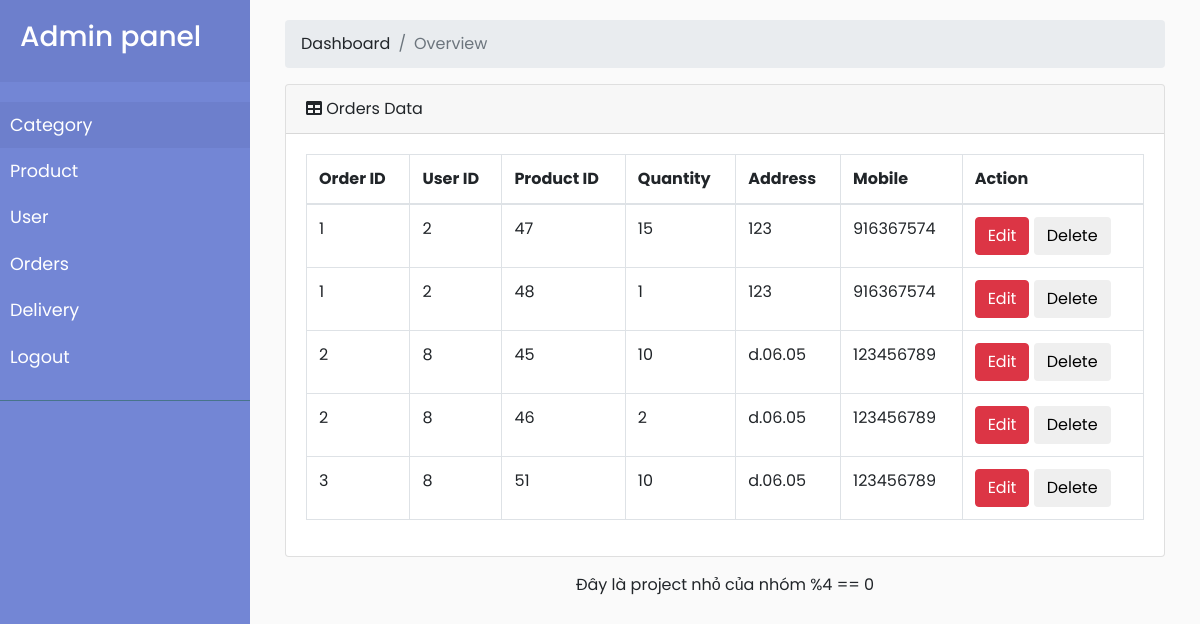
/admin_orders.php (signed in), run on the app's committed database.
### tables this page shows
CREATE TABLE `orders` (
  `order_id` int(11) NOT NULL,
  `user_id` int(11) NOT NULL,
  `product_id` int(11) NOT NULL,
  `quantity` int(2) NOT NULL,
  `address1` varchar(50) NOT NULL,
  `mobile` bigint(12) NOT NULL,
  `status` int(2) NOT NULL DEFAULT 0
);

### admin_orders.php (the view, shortened to what this page needs)
<!DOCTYPE html>
<html>
<?php include('db.php'); ?>
<?php include('admin_head.php'); ?>
<body>
  <div class="wrapper">
    <?php include('admin_sidebar.php') ?>
    <div id="content">
      <div id="content-wrapper">
        <div class="container-fluid">
          <ol class="breadcrumb">
            <li class="breadcrumb-item">
              <a href="#">Dashboard</a>
            </li>
            <li class="breadcrumb-item active">Overview</li>
          </ol>
          <div class="card mb-3">
            <div class="card-header">
              <i class="fas fa-table"></i>
              Orders Data
            </div>
            <div class="card-body">
              <div class="table-responsive">
                <table class="table table-bordered" id="dataTable" width="100%" cellspacing="0">
                  <thead>
                    <tr>
                      <th>Order ID</th>
                      <th>User ID</th>
                      <th>Product ID</th>
                      <th>Quantity</th>
                      <th>Address</th>
                      <th>Mobile</th>
                      <th>Action</th>
                    </tr>
                  </thead>
                  <tbody>
                    <?php $sql = "SELECT * FROM orders ";
                    if ($result = mysqli_query($con, $sql)) {
                      if (mysqli_num_rows($result) > 0) {
                        while ($row = mysqli_fetch_array($result)) {
                    ?>
                          <tr>
                            <td><?php echo  $row['order_id']; ?></td>
                            <td><?php echo  $row['user_id']; ?></td>
                            <td><?php echo  $row['product_id']; ?></td>
                            <td><?php echo  $row['quantity']; ?></td>
                            <td><?php echo  $row['address1']; ?></td>
                            <td><?php echo  $row['mobile']; ?></td>
                            <td>
                              <a href='#' title='Update Record' data-toggle='tooltip'><button class="btn btn-danger">Edit </button></a>
                              <a href='#' title='Update Record' data-toggle='tooltip'><button class="btn btn">Delete </button></a>
                            </td>
                          </tr>
                    <?php
                        }
                      }
                    } ?>
                  </tbody>
                </table>
              </div>
            </div>
          </div>
        </div>
        <footer class="sticky-footer">
          <div class="container my-auto">
            <div class="copyright text-center my-auto">
              <span>Đây là project nhỏ của nhóm %4 == 0</span>
            </div>
          </div>
        </footer>
      </div>
    </div>
  </div>
</body>
</html>

### admin_head.php (shortened to what this page needs)
<head>
    <link rel="stylesheet" href="https://stackpath.bootstrapcdn.com/bootstrap/4.1.0/css/bootstrap.min.css">
    <link rel="stylesheet" href="admin_dashboard.css">
</head>

### admin_sidebar.php (shortened to what this page needs)
<nav id="sidebar">
    <div class="sidebar-header">
        <h3>Admin panel</h3>
    </div>
    <ul class="list-unstyled components">
        <li class="active">
            <a href="admin_category.php">Category</a>
        </li>
        <li>
            <a href="admin_product.php">Product</a>
        </li>
        <li>
            <a href="admin_user.php">User</a>
        </li>
        <li>
            <a href="admin_orders.php">Orders</a>
        </li>
        <li>
            <a href="staff_delivery.php">Delivery</a>
        </li>
        <li>
            <a href="logout_admin.php">Logout</a>
        </li>
    </ul>
</nav>

### admin_dashboard.css (style rules this page uses)
body { font-family: 'Poppins', sans-serif; background: #fafafa; }
a, a:hover, a:focus { color: inherit; text-decoration: none; transition: all 0.3s; }
.wrapper { display: flex; width: 100%; align-items: stretch; }
#sidebar { min-width: 250px; max-width: 250px; background: #7386D5; color: #fff; transition: all 0.3s; }
#sidebar .sidebar-header { padding: 20px; background: #6d7fcc; }
#sidebar ul.components { padding: 20px 0; border-bottom: 1px solid #47748b; }
#sidebar ul li a { padding: 10px; font-size: 1.1em; display: block; }
#sidebar ul li.active>a, a[aria-expanded="true"] { color: #fff; background: #6d7fcc; }
#content { width: 100%; padding: 20px; min-height: 100vh; transition: all 0.3s; }

### data on the page
orders: order "1", user "2", product "47", quantity "15", address1 "123", mobile "916367574"
orders: order "1", user "2", product "48", quantity "1", address1 "123", mobile "916367574"
orders: order "2", user "8", product "45", quantity "10", address1 "d.06.05", mobile "123456789"
orders: order "2", user "8", product "46", quantity "2", address1 "d.06.05", mobile "123456789"
orders: order "3", user "8", product "51", quantity "10", address1 "d.06.05", mobile "123456789"
